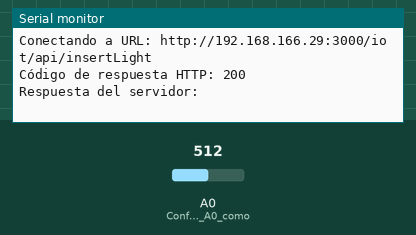
A program run on a simulated ESP8266 (NodeMCU). Shown: the last lines printed to the serial monitor. Inputs (shaded band) come from the test bench; at power-on: A0 (Configurar_el_pin_A0_como) = 512. WiFi joins after 1.5 s; servers stay silent unless stated; network time is answered at once with the bench clock; uploads are accepted with an empty reply; the local clock reads 2024-03-15 10:24:30 at power-on unless the program sets it.

Above: at 3.3 s.
3.4 s: A0 (Configurar_el_pin_A0_como) set to 716
At 4.3 s:
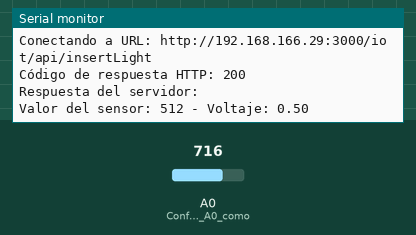
7.3 s: A0 (Configurar_el_pin_A0_como) set to 900
At 9.51 s:
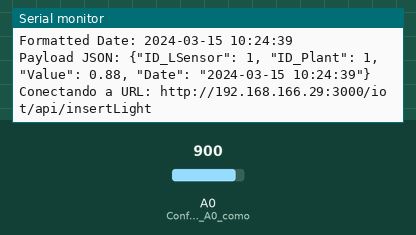
Timing chart, 0 to 11.0 s (numbered marks = the images above; inputs shaded):
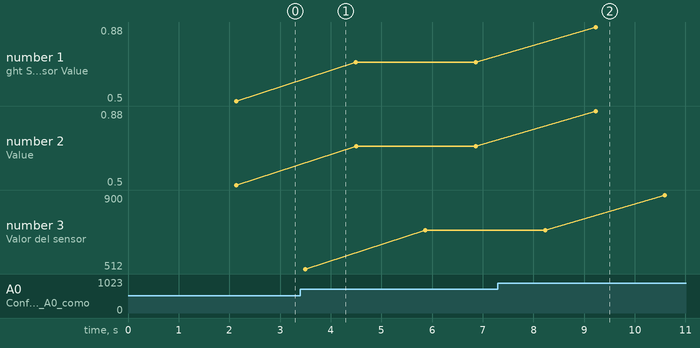

Measured:
- after the input at 7.3 s, the serial monitor: prints a new line after 1.9 s (image 2)
- plotted number 1: 0.5 → 0.7 after the input at 3.4 s, 0.7 → 0.88 after the input at 7.3 s
- plotted number 2: 0.5 → 0.7 after the input at 3.4 s, 0.7 → 0.88 after the input at 7.3 s
- plotted number 3: 716 → 900 after the input at 7.3 s

The program:

main.cpp
```cpp
/*
PROGRAMA DE CONTROL DE FOTORESISTENCIA USANDO ESP8266.

Autor:
Santiago Quintana Moreno A01571222

Equipo #1: “Null”
Javier Santos Pérez A01198909
Alejandro Orta Rodríguez A00840490  (Encargado asignado del sensor, por problemas de fuerza mayor no pudo contribuir)
Irvin David Ornelas García A00839065
*/

#include <Arduino.h> // Incluye la librería principal de Arduino.
#include <ESP8266WiFi.h>
#include <ESP8266HTTPClient.h>
#include <WiFiUdp.h>
#include <NTPClient.h>

//const char* ssid = "INFINITUM8B9C_2.4";
//const char* password = "f54cBnRD7e";

const char* ssid = "HUAWEI Y9s";
const char* password = "sukira893";

const int ID_LSensor = 1;
const int ID_Plant = 1;

WiFiUDP ntpUDP;
NTPClient timeClient(ntpUDP, "pool.ntp.org", 0, 60000);

String URL = "http://192.168.166.29:3000/iot/api/insertLight";

void logIntento(float voltage, String formattedDate);
String formatDateTime(unsigned long unixTime);
unsigned long getTime();

void setup() {
  Serial.begin(9600);
  Serial.println("***Inicializando conexión a My SQL***");

  WiFi.mode(WIFI_STA);
  WiFi.disconnect();
  delay(100);

  WiFi.begin(ssid, password);
  Serial.print("Conectando a red WiFi \"");
  Serial.print(ssid);
  Serial.print("\"");

  while (WiFi.status() != WL_CONNECTED) {
    delay(500);
    Serial.print(".");
  }

  Serial.print("\nConectado! IP: ");
  Serial.println(WiFi.localIP());

  timeClient.begin();

  pinMode(A0, INPUT); // Configurar el pin A0 como entrada.

  delay(500);
}

void loop() {
  int sensorValue = analogRead(A0); // Leer el valor del pin analógico A0
  float voltage = sensorValue * (1.0 / 1023.0); // Convertir el valor leído (0-1023) a un voltaje (0-1V en el ESP8266)

  unsigned long unixTime = getTime();
  String formattedDate = formatDateTime(unixTime);

  Serial.print("Light Sensor Value: ");
  Serial.print(voltage);

  Serial.print("\nFormatted Date: ");
  Serial.println(formattedDate);

  logIntento(voltage, formattedDate);

  delay(1000);

  // Imprimir el valor del sensor y el voltaje a la consola serial
  Serial.print("Valor del sensor: ");
  Serial.print(sensorValue);
  Serial.print(" - Voltaje: ");
  Serial.println(voltage);

  delay(1000); // Pequeña pausa.
  }

void logIntento(float voltage, String formattedDate) {
  if (WiFi.status() == WL_CONNECTED) {
    WiFiClient wClient;
    HTTPClient httpClient;

    // Crear el JSON a enviar
    String jsonPayload = String("{") +
                    "\"ID_LSensor\": " + String(ID_LSensor) + ", " +
                    "\"ID_Plant\": " + String(ID_Plant) + ", " +
                    "\"Value\": " + String(voltage) + ", " +
                    "\"Date\": \"" + formattedDate + "\"" +
                    "}";

    Serial.println("Payload JSON: " + jsonPayload);
    Serial.print("Conectando a URL: ");
    Serial.println(URL);

    // Inicia la conexión
    httpClient.begin(wClient, URL);
    httpClient.addHeader("Content-Type", "application/json");

    // Envía la solicitud POST y recibe el código de respuesta
    int httpResponseCode = httpClient.POST(jsonPayload);

    Serial.print("Código de respuesta HTTP: ");
    Serial.println(httpResponseCode);

    if (httpResponseCode > 0) {
      // Si la respuesta fue exitosa, imprime el contenido
      String response = httpClient.getString();
      Serial.print("Respuesta del servidor: ");
      Serial.println(response);
    } else {
      // Si hubo un error, muestra información adicional
      Serial.print("Error en la solicitud POST: ");
      Serial.println(httpResponseCode);
      Serial.println("Causas posibles: URL incorrecta, servidor inaccesible o problema de red.");
    }

    httpClient.end();
  } else {
    Serial.println("Error: No está conectado a WiFi. Intentando reconectar...");
    WiFi.disconnect();
    WiFi.begin(ssid, password);
    while (WiFi.status() != WL_CONNECTED) {
      delay(1000);
      Serial.print(".");
    }
    Serial.println("\nReconectado a WiFi.");
  }
}

unsigned long getTime() {
  timeClient.update();
  return timeClient.getEpochTime();
}

// Función para convertir Unix timestamp a formato "YYYY-MM-DD HH:MM:SS"
String formatDateTime(unsigned long unixTime) {
  time_t rawTime = static_cast<time_t>(unixTime);  // Convert unsigned long to time_t
  struct tm *dt;
  char buffer[20];
  dt = localtime(&rawTime);
  strftime(buffer, sizeof(buffer), "%Y-%m-%d %H:%M:%S", dt);
  return String(buffer);
}
```
